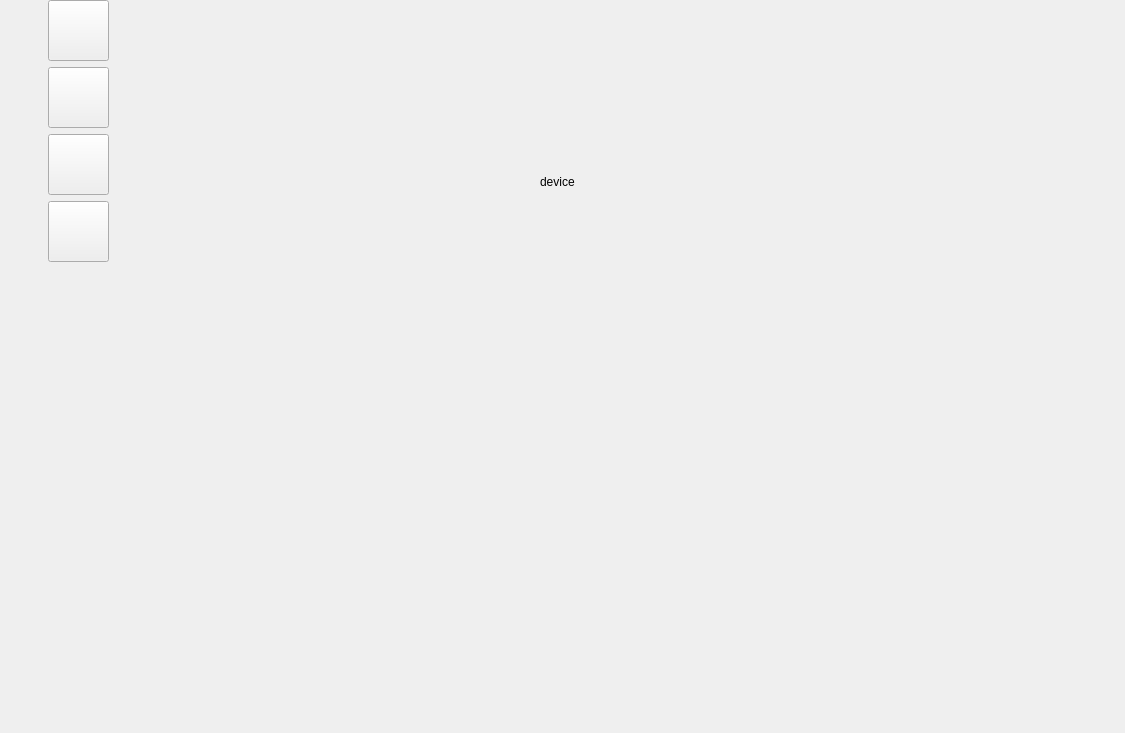
<?xml version="1.0" encoding="UTF-8"?>
<ui version="4.0">
 <class>DeviceMonitorButton</class>
 <widget class="QWidget" name="DeviceMonitorButton">
  <property name="geometry">
   <rect>
    <x>0</x>
    <y>0</y>
    <width>1125</width>
    <height>733</height>
   </rect>
  </property>
  <property name="minimumSize">
   <size>
    <width>1125</width>
    <height>733</height>
   </size>
  </property>
  <property name="maximumSize">
   <size>
    <width>1125</width>
    <height>733</height>
   </size>
  </property>
  <property name="windowTitle">
   <string>Form</string>
  </property>
  <widget class="QStackedWidget" name="stackedWidget">
   <property name="geometry">
    <rect>
     <x>160</x>
     <y>0</y>
     <width>961</width>
     <height>731</height>
    </rect>
   </property>
   <widget class="QWidget" name="page">
    <widget class="QLabel" name="label">
     <property name="geometry">
      <rect>
       <x>380</x>
       <y>170</y>
       <width>108</width>
       <height>24</height>
      </rect>
     </property>
     <property name="text">
      <string>device</string>
     </property>
    </widget>
   </widget>
   <widget class="QWidget" name="page_2"/>
  </widget>
  <widget class="QWidget" name="">
   <property name="geometry">
    <rect>
     <x>0</x>
     <y>0</y>
     <width>157</width>
     <height>731</height>
    </rect>
   </property>
   <layout class="QVBoxLayout" name="verticalLayout">
    <item>
     <layout class="QHBoxLayout" name="horizontalLayout">
      <item>
       <spacer name="horizontalSpacer">
        <property name="orientation">
         <enum>Qt::Horizontal</enum>
        </property>
        <property name="sizeHint" stdset="0">
         <size>
          <width>40</width>
          <height>20</height>
         </size>
        </property>
       </spacer>
      </item>
      <item>
       <widget class="QPushButton" name="pushButton">
        <property name="minimumSize">
         <size>
          <width>61</width>
          <height>61</height>
         </size>
        </property>
        <property name="maximumSize">
         <size>
          <width>61</width>
          <height>61</height>
         </size>
        </property>
        <property name="text">
         <string/>
        </property>
       </widget>
      </item>
      <item>
       <spacer name="horizontalSpacer_2">
        <property name="orientation">
         <enum>Qt::Horizontal</enum>
        </property>
        <property name="sizeHint" stdset="0">
         <size>
          <width>40</width>
          <height>20</height>
         </size>
        </property>
       </spacer>
      </item>
     </layout>
    </item>
    <item>
     <layout class="QHBoxLayout" name="horizontalLayout_2">
      <item>
       <spacer name="horizontalSpacer_3">
        <property name="orientation">
         <enum>Qt::Horizontal</enum>
        </property>
        <property name="sizeHint" stdset="0">
         <size>
          <width>40</width>
          <height>20</height>
         </size>
        </property>
       </spacer>
      </item>
      <item>
       <widget class="QPushButton" name="pushButton_2">
        <property name="minimumSize">
         <size>
          <width>61</width>
          <height>61</height>
         </size>
        </property>
        <property name="maximumSize">
         <size>
          <width>61</width>
          <height>61</height>
         </size>
        </property>
        <property name="text">
         <string/>
        </property>
       </widget>
      </item>
      <item>
       <spacer name="horizontalSpacer_4">
        <property name="orientation">
         <enum>Qt::Horizontal</enum>
        </property>
        <property name="sizeHint" stdset="0">
         <size>
          <width>40</width>
          <height>20</height>
         </size>
        </property>
       </spacer>
      </item>
     </layout>
    </item>
    <item>
     <layout class="QHBoxLayout" name="horizontalLayout_3">
      <item>
       <spacer name="horizontalSpacer_5">
        <property name="orientation">
         <enum>Qt::Horizontal</enum>
        </property>
        <property name="sizeHint" stdset="0">
         <size>
          <width>40</width>
          <height>20</height>
         </size>
        </property>
       </spacer>
      </item>
      <item>
       <widget class="QPushButton" name="pushButton_3">
        <property name="minimumSize">
         <size>
          <width>61</width>
          <height>61</height>
         </size>
        </property>
        <property name="maximumSize">
         <size>
          <width>61</width>
          <height>61</height>
         </size>
        </property>
        <property name="text">
         <string/>
        </property>
       </widget>
      </item>
      <item>
       <spacer name="horizontalSpacer_6">
        <property name="orientation">
         <enum>Qt::Horizontal</enum>
        </property>
        <property name="sizeHint" stdset="0">
         <size>
          <width>40</width>
          <height>20</height>
         </size>
        </property>
       </spacer>
      </item>
     </layout>
    </item>
    <item>
     <layout class="QHBoxLayout" name="horizontalLayout_4">
      <item>
       <spacer name="horizontalSpacer_7">
        <property name="orientation">
         <enum>Qt::Horizontal</enum>
        </property>
        <property name="sizeHint" stdset="0">
         <size>
          <width>40</width>
          <height>20</height>
         </size>
        </property>
       </spacer>
      </item>
      <item>
       <widget class="QPushButton" name="pushButton_4">
        <property name="minimumSize">
         <size>
          <width>61</width>
          <height>61</height>
         </size>
        </property>
        <property name="maximumSize">
         <size>
          <width>61</width>
          <height>61</height>
         </size>
        </property>
        <property name="text">
         <string/>
        </property>
       </widget>
      </item>
      <item>
       <spacer name="horizontalSpacer_8">
        <property name="orientation">
         <enum>Qt::Horizontal</enum>
        </property>
        <property name="sizeHint" stdset="0">
         <size>
          <width>40</width>
          <height>20</height>
         </size>
        </property>
       </spacer>
      </item>
     </layout>
    </item>
    <item>
     <spacer name="verticalSpacer">
      <property name="orientation">
       <enum>Qt::Vertical</enum>
      </property>
      <property name="sizeHint" stdset="0">
       <size>
        <width>20</width>
        <height>40</height>
       </size>
      </property>
     </spacer>
    </item>
   </layout>
  </widget>
 </widget>
 <resources/>
 <connections/>
</ui>
